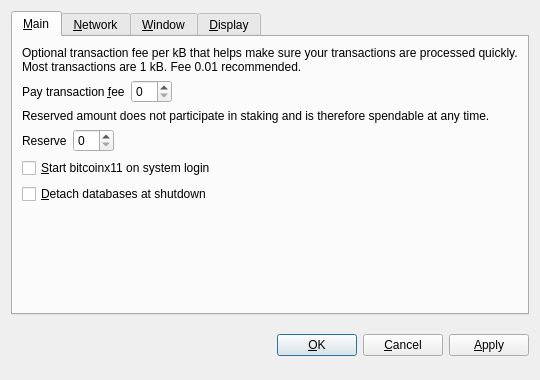
<?xml version="1.0" encoding="UTF-8"?>
<ui version="4.0">
 <class>OptionsDialog</class>
 <widget class="QDialog" name="OptionsDialog">
  <property name="geometry">
   <rect>
    <x>0</x>
    <y>0</y>
    <width>540</width>
    <height>380</height>
   </rect>
  </property>
  <property name="windowTitle">
   <string>Options</string>
  </property>
  <property name="modal">
   <bool>true</bool>
  </property>
  <layout class="QVBoxLayout" name="verticalLayout">
   <item>
    <widget class="QTabWidget" name="tabWidget">
     <property name="tabPosition">
      <enum>QTabWidget::North</enum>
     </property>
     <property name="currentIndex">
      <number>0</number>
     </property>
     <widget class="QWidget" name="tabMain">
      <attribute name="title">
       <string>&amp;Main</string>
      </attribute>
      <layout class="QVBoxLayout" name="verticalLayout_Main">
       <item>
        <widget class="QLabel" name="transactionFeeInfoLabel">
         <property name="text">
          <string>Optional transaction fee per kB that helps make sure your transactions are processed quickly. Most transactions are 1 kB. Fee 0.01 recommended.</string>
         </property>
         <property name="textFormat">
          <enum>Qt::PlainText</enum>
         </property>
         <property name="wordWrap">
          <bool>true</bool>
         </property>
        </widget>
       </item>
       <item>
        <layout class="QHBoxLayout" name="horizontalLayoutFee">
         <item>
          <widget class="QLabel" name="transactionFeeLabel">
           <property name="text">
            <string>Pay transaction &amp;fee</string>
           </property>
           <property name="textFormat">
            <enum>Qt::PlainText</enum>
           </property>
           <property name="buddy">
            <cstring>transactionFee</cstring>
           </property>
          </widget>
         </item>
         <item>
          <widget class="BitcoinAmountField" name="transactionFee"/>
         </item>
         <item>
          <spacer name="horizontalSpacerFee">
           <property name="orientation">
            <enum>Qt::Horizontal</enum>
           </property>
           <property name="sizeHint" stdset="0">
            <size>
             <width>40</width>
             <height>20</height>
            </size>
           </property>
          </spacer>
         </item>
        </layout>
       </item>
       <item>
        <widget class="QLabel" name="reserveBalanceInfoLabel">
         <property name="text">
          <string>Reserved amount does not participate in staking and is therefore spendable at any time.</string>
         </property>
         <property name="textFormat">
          <enum>Qt::PlainText</enum>
         </property>
         <property name="wordWrap">
          <bool>true</bool>
         </property>
        </widget>
       </item>
       <item>
        <layout class="QHBoxLayout" name="horizontalLayoutReserveBalance">
         <item>
          <widget class="QLabel" name="reserveBalanceLabel">
           <property name="text">
            <string>Reserve</string>
           </property>
           <property name="textFormat">
            <enum>Qt::PlainText</enum>
           </property>
           <property name="buddy">
            <cstring>reserveBalance</cstring>
           </property>
          </widget>
         </item>
         <item>
          <widget class="BitcoinAmountField" name="reserveBalance"/>
         </item>
         <item>
          <spacer name="horizontalSpacerReserveBalance">
           <property name="orientation">
            <enum>Qt::Horizontal</enum>
           </property>
           <property name="sizeHint" stdset="0">
            <size>
             <width>40</width>
             <height>20</height>
            </size>
           </property>
          </spacer>
         </item>
        </layout>
       </item>
       <item>
        <widget class="QCheckBox" name="bitcoinAtStartup">
         <property name="toolTip">
          <string>Automatically start bitcoinx11 after logging in to the system.</string>
         </property>
         <property name="text">
          <string>&amp;Start bitcoinx11 on system login</string>
         </property>
        </widget>
       </item>
       <item>
        <widget class="QCheckBox" name="detachDatabases">
         <property name="toolTip">
          <string>Detach block and address databases at shutdown. This means they can be moved to another data directory, but it slows down shutdown. The wallet is always detached.</string>
         </property>
         <property name="text">
          <string>&amp;Detach databases at shutdown</string>
         </property>
        </widget>
       </item>
       <item>
        <spacer name="verticalSpacer_Main">
         <property name="orientation">
          <enum>Qt::Vertical</enum>
         </property>
         <property name="sizeHint" stdset="0">
          <size>
           <width>20</width>
           <height>40</height>
          </size>
         </property>
        </spacer>
       </item>
      </layout>
     </widget>
     <widget class="QWidget" name="tabNetwork">
      <attribute name="title">
       <string>&amp;Network</string>
      </attribute>
      <layout class="QVBoxLayout" name="verticalLayout_Network">
       <item>
        <widget class="QCheckBox" name="mapPortUpnp">
         <property name="toolTip">
          <string>Automatically open the bitcoinx11 client port on the router. This only works when your router supports UPnP and it is enabled.</string>
         </property>
         <property name="text">
          <string>Map port using &amp;UPnP</string>
         </property>
        </widget>
       </item>
       <item>
        <widget class="QCheckBox" name="connectSocks">
         <property name="toolTip">
          <string>Connect to the bitcoinx11 network through a SOCKS proxy (e.g. when connecting through Tor).</string>
         </property>
         <property name="text">
          <string>&amp;Connect through SOCKS proxy:</string>
         </property>
        </widget>
       </item>
       <item>
        <layout class="QHBoxLayout" name="horizontalLayout_Network">
         <item>
          <widget class="QLabel" name="proxyIpLabel">
           <property name="text">
            <string>Proxy &amp;IP:</string>
           </property>
           <property name="textFormat">
            <enum>Qt::PlainText</enum>
           </property>
           <property name="buddy">
            <cstring>proxyIp</cstring>
           </property>
          </widget>
         </item>
         <item>
          <widget class="QValidatedLineEdit" name="proxyIp">
           <property name="maximumSize">
            <size>
             <width>140</width>
             <height>16777215</height>
            </size>
           </property>
           <property name="toolTip">
            <string>IP address of the proxy (e.g. 127.0.0.1)</string>
           </property>
          </widget>
         </item>
         <item>
          <widget class="QLabel" name="proxyPortLabel">
           <property name="text">
            <string>&amp;Port:</string>
           </property>
           <property name="textFormat">
            <enum>Qt::PlainText</enum>
           </property>
           <property name="buddy">
            <cstring>proxyPort</cstring>
           </property>
          </widget>
         </item>
         <item>
          <widget class="QLineEdit" name="proxyPort">
           <property name="maximumSize">
            <size>
             <width>55</width>
             <height>16777215</height>
            </size>
           </property>
           <property name="toolTip">
            <string>Port of the proxy (e.g. 9050)</string>
           </property>
          </widget>
         </item>
         <item>
          <widget class="QLabel" name="socksVersionLabel">
           <property name="text">
            <string>SOCKS &amp;Version:</string>
           </property>
           <property name="textFormat">
            <enum>Qt::PlainText</enum>
           </property>
           <property name="buddy">
            <cstring>socksVersion</cstring>
           </property>
          </widget>
         </item>
         <item>
          <widget class="QValueComboBox" name="socksVersion">
           <property name="toolTip">
            <string>SOCKS version of the proxy (e.g. 5)</string>
           </property>
          </widget>
         </item>
         <item>
          <spacer name="horizontalSpacer_Network">
           <property name="orientation">
            <enum>Qt::Horizontal</enum>
           </property>
           <property name="sizeHint" stdset="0">
            <size>
             <width>40</width>
             <height>20</height>
            </size>
           </property>
          </spacer>
         </item>
        </layout>
       </item>
       <item>
        <spacer name="verticalSpacer_Network">
         <property name="orientation">
          <enum>Qt::Vertical</enum>
         </property>
         <property name="sizeHint" stdset="0">
          <size>
           <width>20</width>
           <height>40</height>
          </size>
         </property>
        </spacer>
       </item>
      </layout>
     </widget>
     <widget class="QWidget" name="tabWindow">
      <attribute name="title">
       <string>&amp;Window</string>
      </attribute>
      <layout class="QVBoxLayout" name="verticalLayout_Window">
       <item>
        <widget class="QCheckBox" name="minimizeToTray">
         <property name="toolTip">
          <string>Show only a tray icon after minimizing the window.</string>
         </property>
         <property name="text">
          <string>&amp;Minimize to the tray instead of the taskbar</string>
         </property>
        </widget>
       </item>
       <item>
        <widget class="QCheckBox" name="minimizeOnClose">
         <property name="toolTip">
          <string>Minimize instead of exit the application when the window is closed. When this option is enabled, the application will be closed only after selecting Quit in the menu.</string>
         </property>
         <property name="text">
          <string>M&amp;inimize on close</string>
         </property>
        </widget>
       </item>
       <item>
        <spacer name="verticalSpacer_Window">
         <property name="orientation">
          <enum>Qt::Vertical</enum>
         </property>
         <property name="sizeHint" stdset="0">
          <size>
           <width>20</width>
           <height>40</height>
          </size>
         </property>
        </spacer>
       </item>
      </layout>
     </widget>
     <widget class="QWidget" name="tabDisplay">
      <attribute name="title">
       <string>&amp;Display</string>
      </attribute>
      <layout class="QVBoxLayout" name="verticalLayout_Display">
       <item>
        <layout class="QHBoxLayout" name="horizontalLayout_1_Display">
         <item>
          <widget class="QLabel" name="langLabel">
           <property name="text">
            <string>User Interface &amp;language:</string>
           </property>
           <property name="textFormat">
            <enum>Qt::PlainText</enum>
           </property>
           <property name="buddy">
            <cstring>lang</cstring>
           </property>
          </widget>
         </item>
         <item>
          <widget class="QValueComboBox" name="lang">
           <property name="toolTip">
            <string>The user interface language can be set here. This setting will take effect after restarting bitcoinx11.</string>
           </property>
          </widget>
         </item>
        </layout>
       </item>
       <item>
        <layout class="QHBoxLayout" name="horizontalLayout_2_Display">
         <item>
          <widget class="QLabel" name="unitLabel">
           <property name="text">
            <string>&amp;Unit to show amounts in:</string>
           </property>
           <property name="textFormat">
            <enum>Qt::PlainText</enum>
           </property>
           <property name="buddy">
            <cstring>unit</cstring>
           </property>
          </widget>
         </item>
         <item>
          <widget class="QValueComboBox" name="unit">
           <property name="toolTip">
            <string>Choose the default subdivision unit to show in the interface and when sending coins.</string>
           </property>
          </widget>
         </item>
        </layout>
       </item>
       <item>
        <widget class="QCheckBox" name="displayAddresses">
         <property name="toolTip">
          <string>Whether to show bitcoinx11 addresses in the transaction list or not.</string>
         </property>
         <property name="text">
          <string>&amp;Display addresses in transaction list</string>
         </property>
        </widget>
       </item>
       <item>
        <widget class="QCheckBox" name="coinControlFeatures">
         <property name="toolTip">
          <string>Whether to show coin control features or not.</string>
         </property>
         <property name="text">
          <string>Display coin &amp;control features (experts only!)</string>
         </property>
        </widget>
       </item>
       <item>
        <spacer name="verticalSpacer_Display">
         <property name="orientation">
          <enum>Qt::Vertical</enum>
         </property>
         <property name="sizeHint" stdset="0">
          <size>
           <width>20</width>
           <height>40</height>
          </size>
         </property>
        </spacer>
       </item>
      </layout>
     </widget>
    </widget>
   </item>
   <item>
    <layout class="QHBoxLayout" name="horizontalLayout_Buttons">
     <item>
      <spacer name="horizontalSpacer_1">
       <property name="orientation">
        <enum>Qt::Horizontal</enum>
       </property>
       <property name="sizeHint" stdset="0">
        <size>
         <width>40</width>
         <height>48</height>
        </size>
       </property>
      </spacer>
     </item>
     <item>
      <widget class="QLabel" name="statusLabel">
       <property name="font">
        <font>
         <weight>75</weight>
         <bold>true</bold>
        </font>
       </property>
       <property name="text">
        <string/>
       </property>
       <property name="textFormat">
        <enum>Qt::PlainText</enum>
       </property>
       <property name="wordWrap">
        <bool>true</bool>
       </property>
      </widget>
     </item>
     <item>
      <spacer name="horizontalSpacer_2">
       <property name="orientation">
        <enum>Qt::Horizontal</enum>
       </property>
       <property name="sizeHint" stdset="0">
        <size>
         <width>40</width>
         <height>48</height>
        </size>
       </property>
      </spacer>
     </item>
     <item>
      <widget class="QPushButton" name="okButton">
       <property name="text">
        <string>&amp;OK</string>
       </property>
      </widget>
     </item>
     <item>
      <widget class="QPushButton" name="cancelButton">
       <property name="text">
        <string>&amp;Cancel</string>
       </property>
       <property name="autoDefault">
        <bool>false</bool>
       </property>
      </widget>
     </item>
     <item>
      <widget class="QPushButton" name="applyButton">
       <property name="text">
        <string>&amp;Apply</string>
       </property>
       <property name="autoDefault">
        <bool>false</bool>
       </property>
      </widget>
     </item>
    </layout>
   </item>
  </layout>
 </widget>
 <customwidgets>
  <customwidget>
   <class>BitcoinAmountField</class>
   <extends>QSpinBox</extends>
   <header>bitcoinamountfield.h</header>
  </customwidget>
  <customwidget>
   <class>QValueComboBox</class>
   <extends>QComboBox</extends>
   <header>qvaluecombobox.h</header>
  </customwidget>
  <customwidget>
   <class>QValidatedLineEdit</class>
   <extends>QLineEdit</extends>
   <header>qvalidatedlineedit.h</header>
  </customwidget>
 </customwidgets>
 <resources/>
 <connections/>
</ui>
